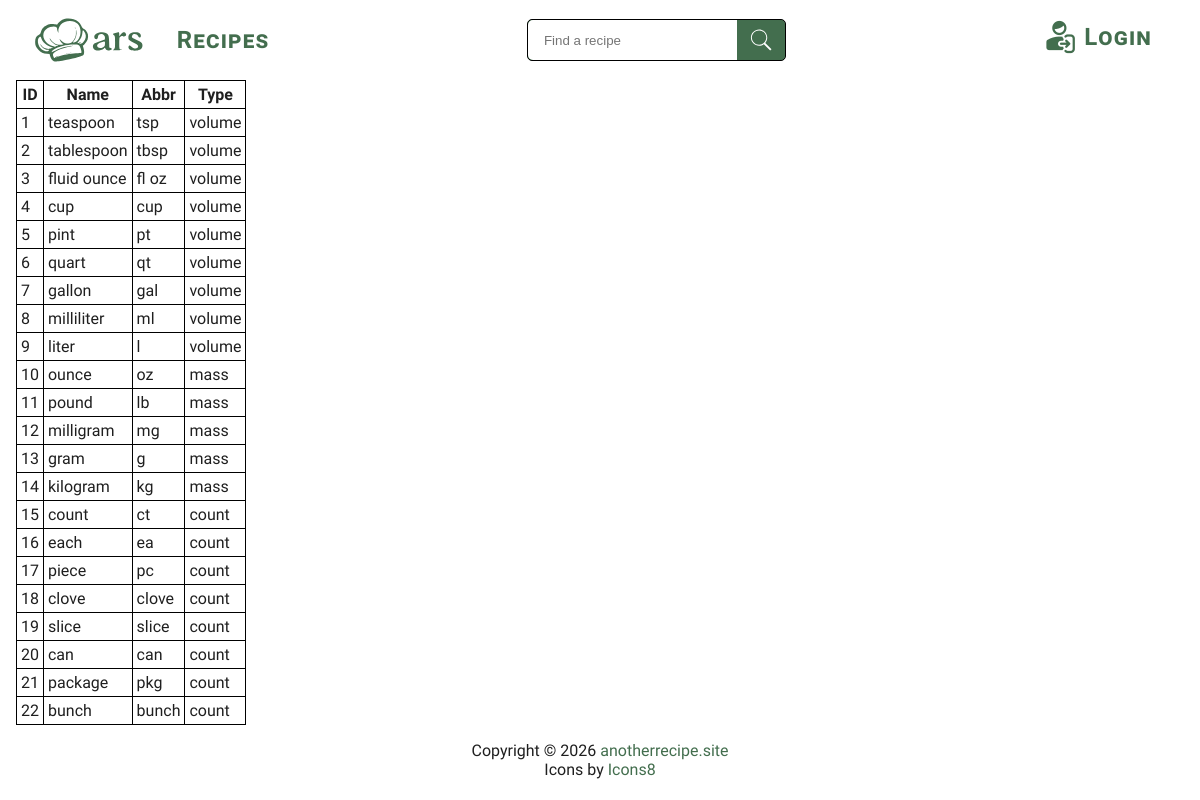
Page /test.php on the committed database.
### tables this page shows
CREATE TABLE `measurement_mes` (
  `id_mes` INT UNSIGNED PRIMARY KEY AUTO_INCREMENT,
  `name_mes` VARCHAR(100) UNIQUE NOT NULL,
  `abbr_mes` VARCHAR(10) UNIQUE NOT NULL,
  `unit_type_mes` ENUM ('mass', 'volume', 'count') NOT NULL
);

### private/functions.php (called while the page is built, shortened)
<?php
function url_for($script_path) {
  return rtrim(WWW_ROOT, '/') . $script_path;
}
function h($string="") {
  return htmlspecialchars($string);
}
?>

### private/initialize.php (called while the page is built, shortened)
<?php
require_once('functions.php');
$session = new Session;

### private/classes/session.class.php (called while the page is built, shortened)
<?php
class Session {
  private $user_id;
  public function is_logged_in() {
    return isset($this->user_id) && $this->last_login_is_recent();
  }
}

### private/classes/databaseobject.class.php (called while the page is built, shortened)
<?php
class DatabaseObject
{
  static protected $database;
  static protected $table_name = "";
  static public function set_database($database)
  {
    self::$database = $database;
  }
  static public function find_by_sql($sql)
  {
    $result = self::$database->query($sql);
    $object_array = [];
    while ($record = $result->fetch_assoc()) {
      $object_array[] = static::instantiate($record);
    }
    return $object_array;
  }
  static public function find_all()
  {
    $sql = "SELECT * FROM " . static::$table_name;
    return static::find_by_sql($sql);
  }
  static protected function instantiate($record)
  {
    $object = new static;
    foreach ($record as $property => $value) {
      if (property_exists($object, $property)) {
        $object->$property = $value;
      }
    }
    return $object;
  }
}

### public_html/test.php (the view, shortened to what this page needs)
<?php
require_once('../private/initialize.php');
$measurements = Measurement::find_all();
include(SHARED_PATH . '/public_header.php');
?>
<main id="main-content" class="wrapper">
  <table>
    <tr>
      <th>ID</th>
      <th>Name</th>
      <th>Abbr</th>
      <th>Type</th>
    </tr>
    <?php foreach ($measurements as $m) { ?>
      <tr>
        <td><?php echo h($m->id_mes); ?></td>
        <td><?php echo h($m->name_mes); ?></td>
        <td><?php echo h($m->abbr_mes); ?></td>
        <td><?php echo h($m->unit_type_mes); ?></td>
      </tr>
    <?php } ?>
  </table>
</main>
<?php include(SHARED_PATH . '/public_footer.php'); ?>

### private/shared/public_header.php (shortened to what this page needs)
<!DOCTYPE html>
<html lang="en">
<head>
  <link href="<?php echo url_for('/css/styles.css'); ?>" rel="stylesheet">
</head>
<body>
  <header role="banner">
    <div class="wrapper">
      <h1><a href="<?php echo url_for('/'); ?>">
        </a></h1>
      <nav role="navigation">
        <ul>
          <li><a href="<?php echo url_for('/recipes'); ?>"><span>Recipes</span></a></li>
        </ul>
        <form role="search" action="#" method="get" id="search-form">
          <input type="search" name="s" id="s" placeholder="Find a recipe" required>
          <button type="submit"><span class="visually-hidden">Search</span></button>
        </form>
        <ul>
          <?php if ($session->is_logged_in()) { ?>
            <li><a href="<?php echo url_for('/logout.php'); ?>"><span id="logout">Logout <small>(<?php echo $session->username ?>)</small></span></a></li>
          <?php } else { ?>
            <li><a href="<?php echo url_for('/login.php'); ?>"><span id="login">Login</span></a></li>
          <?php } ?>
        </ul>
      </nav>
    </div>
  </header>
  <main tabindex="-1" id="main-content">

### private/shared/public_footer.php (shortened to what this page needs)
</main>
<footer>
  <p>Copyright © 2026 <a href="<?php echo url_for('/'); ?>">anotherrecipe.site</a><br>
    Icons by <a href="https://icons8.com" target="_blank">Icons8</a></p>
</footer>
</body>
</html>

### public_html/css/styles.css (style rules this page uses)
* { box-sizing: border-box; }
:root { --color-accent: #436e4e; --color-accent-hover: #5e7d61; --color-badge: #ffa500; --color-bg: #fff; --color-border: #e2e2e2; --color-error-bg: #fff5f5; --color-error-border: #f0b4b4; --color-error-border-left: #d64545; --color-error-text: #5a1a1a; --color-link: var(--color-accent); --color-muted: #6b6b6b; --color-section-bg: #f7f7f7; --color-text: #1f1f1f; --font-badge: 'Gill Sans', 'Gill Sans MT', Calibri, 'Trebuchet MS', sans-serif; --color-pill-bg: var(--color-bg); --color-pill-border: var(--color-border); --color-pill-hover-bg: var(--color-section-bg); --color-pill-selected-bg: #e9f3ec; --color-pill-selected-border: var(--color-accent); --color-pill-focus: var(--color-accent); --radius-pill: 9999px; --color-card-shadow: rgba(0,0,0,.15); --color-soft-border: rgba(0,0,0,.08); --radius-card: 10px; }
html { color: var(--color-text); font: 16px 'PT Sans', sans-serif; }
body { background-color: var(--color-bg); margin: 0; padding: 0; }
a { color: var(--color-accent); text-decoration: none; }
header ul { padding-left: 0; }
.wrapper { margin: 0 auto; max-width: 1200px; padding: 0 1rem; }
header { background-color: var(--color-bg); position: sticky; top: 0; z-index: 1000; padding: 1rem; }
header .wrapper { align-items: center; display: flex; font-variant: small-caps; gap: 1rem; }
h1 { margin: 0; }
.compact-logo { color: var(--color-accent); display: block; height: 48px; transition: color .2s ease; width: auto; }
header a span { transition: color .2s ease; }
header nav { align-items: center; display: flex; flex: 1; justify-content: space-between; }
header nav ul { list-style-type: none; margin: 0; }
header nav li { display: inline-block; }
header nav a { font-size: 1.5rem; font-weight: bold; letter-spacing: 1.2px; margin: 1rem; }
header form { background-color: var(--color-accent); border: 1px solid #000; border-radius: 5px; display: flex; }
header input { border: none; border-right: none; border-radius: 5px 0 0 5px; flex: 1; padding: .75rem 1rem; }
header button { background-color: var(--color-accent); border: none; border-radius: 0 5px 5px 0; display: flex; padding: .5rem .75rem; transition: background-color .2s ease; }
header button::before { background: url('../images/search.svg') no-repeat center / contain; content: ''; height: 24px; width: 24px; }
header nav ul:last-of-type span { align-items: center; border-bottom: 2px solid transparent; display: inline-flex; gap: 5px; }
header nav ul:last-of-type span::before { background: url('../images/user-login.png') no-repeat center / contain; content: ''; height: 36px; width: 36px; }
table { border-collapse: collapse; }
table, th, td { border: 1px solid #000; padding: .25rem; }
footer p { text-align: center; }
footer a { color: var(--color-link); }

### rows in the picture
measurement_mes: id_mes "1", name_mes "teaspoon", abbr_mes "tsp", unit_type_mes "volume"
measurement_mes: id_mes "2", name_mes "tablespoon", abbr_mes "tbsp", unit_type_mes "volume"
measurement_mes: id_mes "3", name_mes "fluid ounce", abbr_mes "fl oz", unit_type_mes "volume"
measurement_mes: id_mes "4", name_mes "cup", abbr_mes "cup", unit_type_mes "volume"
measurement_mes: id_mes "5", name_mes "pint", abbr_mes "pt", unit_type_mes "volume"
measurement_mes: id_mes "6", name_mes "quart", abbr_mes "qt", unit_type_mes "volume"
measurement_mes: id_mes "7", name_mes "gallon", abbr_mes "gal", unit_type_mes "volume"
measurement_mes: id_mes "8", name_mes "milliliter", abbr_mes "ml", unit_type_mes "volume"
measurement_mes: id_mes "9", name_mes "liter", abbr_mes "l", unit_type_mes "volume"
measurement_mes: id_mes "10", name_mes "ounce", abbr_mes "oz", unit_type_mes "mass"
measurement_mes: id_mes "11", name_mes "pound", abbr_mes "lb", unit_type_mes "mass"
measurement_mes: id_mes "12", name_mes "milligram", abbr_mes "mg", unit_type_mes "mass"
measurement_mes: id_mes "13", name_mes "gram", abbr_mes "g", unit_type_mes "mass"
measurement_mes: id_mes "14", name_mes "kilogram", abbr_mes "kg", unit_type_mes "mass"
measurement_mes: id_mes "15", name_mes "count", abbr_mes "ct", unit_type_mes "count"
measurement_mes: id_mes "16", name_mes "each", abbr_mes "ea", unit_type_mes "count"
measurement_mes: id_mes "17", name_mes "piece", abbr_mes "pc", unit_type_mes "count"
measurement_mes: id_mes "18", name_mes "clove", abbr_mes "clove", unit_type_mes "count"
measurement_mes: id_mes "19", name_mes "slice", abbr_mes "slice", unit_type_mes "count"
measurement_mes: id_mes "20", name_mes "can", abbr_mes "can", unit_type_mes "count"
measurement_mes: id_mes "21", name_mes "package", abbr_mes "pkg", unit_type_mes "count"
measurement_mes: id_mes "22", name_mes "bunch", abbr_mes "bunch", unit_type_mes "count"
